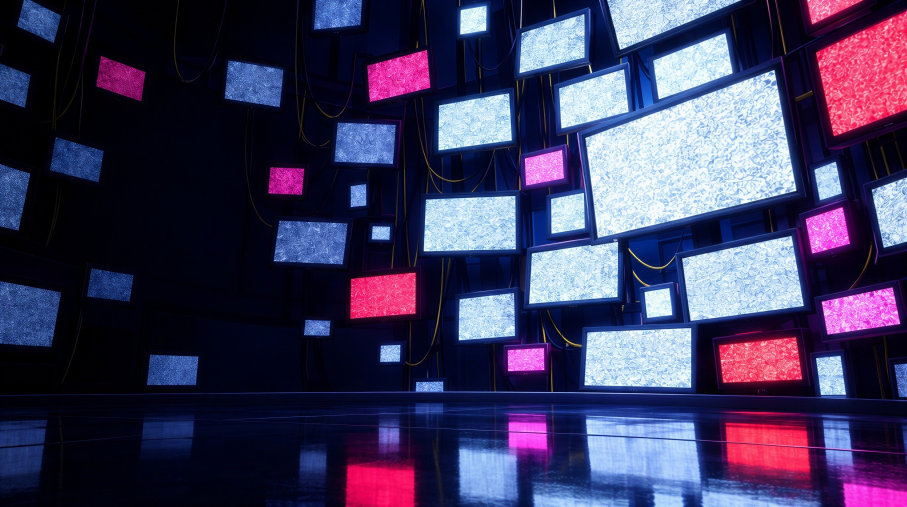
#> input picture work/capsules-v1/plates_used/up_02_attention_kingdom_gpt_0_0.jpg, 2720 x 1520 px (shown at 1/3 size)
$ python c02.py
#> lines starting #> are read from the running program, lines starting #| are printed output that depends on the picture
### work/capsules-v1/compose.py
"""Capsule compositor: AI background plates + REAL in-engine character pixels + hand-made FX.

Characters are never regenerated. Each layer is the original Unreal render cut out of the gray base,
so what ships on Steam is the actual game model. Only backgrounds and Axie (missing from the base)
come from image models.
"""
import math
import numpy as np
from PIL import Image, ImageFilter, ImageDraw, ImageFont, ImageEnhance

W, H = 2464, 1412  # 2x the Steam main capsule (1232x706)
ROOT = __file__.rsplit("/", 1)[0]

# Belt-thruster nozzles in each layer's native pixels: (x, y, angle_deg). 180 = straight back (left).
THRUSTERS = {
    # rear end of the striped side-belt jetpack cylinder, pointing backward along its axis
    "cappy": [(398, 452, 186)],
    "moody": [(203, 170, 178)],
    "jim": [(140, 80, 170)],
    "axie": [(985, 535, 188)],
}


def load(path):
    return Image.open(path).convert("RGBA")


HD_K = 5760 / 2560  # H_ layers are cut from the full-res render


def layer(name):
    import os
    p = f"{ROOT}/layers/H_{name}.png"
    if os.path.exists(p): return load(p), HD_K
    return load(f"{ROOT}/layers/L_{name}.png"), 1.0


def debar(img, thr=10):
    """Crop black letterbox bars some image models add."""
    a = np.asarray(img.convert("L")).astype(np.float32)
    rows = a.mean(1); top = 0; bot = len(rows)
    while top < len(rows) // 4 and rows[top] < thr: top += 1
    while bot > len(rows) * 3 // 4 and rows[bot - 1] < thr: bot -= 1
    return img.crop((0, top, img.width, bot))


def cover(img, focus=(0.5, 0.5)):
    img = debar(img.convert("RGB"))
    s = max(W / img.width, H / img.height)
    img = img.resize((round(img.width * s), round(img.height * s)), Image.LANCZOS)
    x = round((img.width - W) * focus[0]); y = round((img.height - H) * focus[1])
    return img.crop((x, y, x + W, y + H)).convert("RGBA")


def arr(im):
    return np.asarray(im).astype(np.float32) / 255.0


def img(a):
    return Image.fromarray((np.clip(a, 0, 1) * 255).astype(np.uint8), "RGBA")


def blur_a(alpha, r):
    return np.asarray(Image.fromarray((alpha * 255).astype(np.uint8)).filter(ImageFilter.GaussianBlur(r))).astype(np.float32) / 255.0


class Comp:
    def __init__(self, plate, focus=(0.5, 0.5)):
        self.canvas = cover(load(plate), focus) if isinstance(plate, str) else plate.convert("RGBA").resize((W, H))
#> in debar, `a = np.asarray(img.convert("L")).astype(np.float32)`:
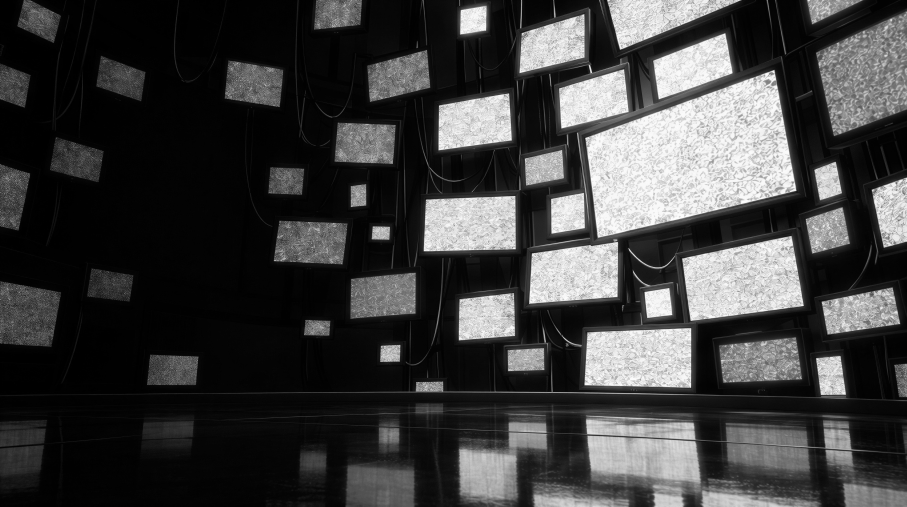
#> a: shape (1520, 2720) float32 (shown at 1/3 size); min 0, max 255, mean 62.6
#> in debar, `rows = a.mean(1)`: rows = 1520 values, max 96.27 at index 895, min 10.85 at index 1205, mean 62.56
#> in debar, `bot = len(rows)`: bot = 1520
#> after the loop in debar, `while top < len(rows) // 4 and rows[top] < thr: top += 1`: top = 0
#> after the loop in debar, `while bot > len(rows) * 3 // 4 and rows[bot - 1] < thr: bot -= 1`: bot = 1520
#> in debar, returned value is the input picture: PIL image 2720x1520 RGB; mean R, G, B 62.5, 57, 91.3
#> in cover, `return img.crop((x, y, x + W, y + H)).convert("RGBA")`:
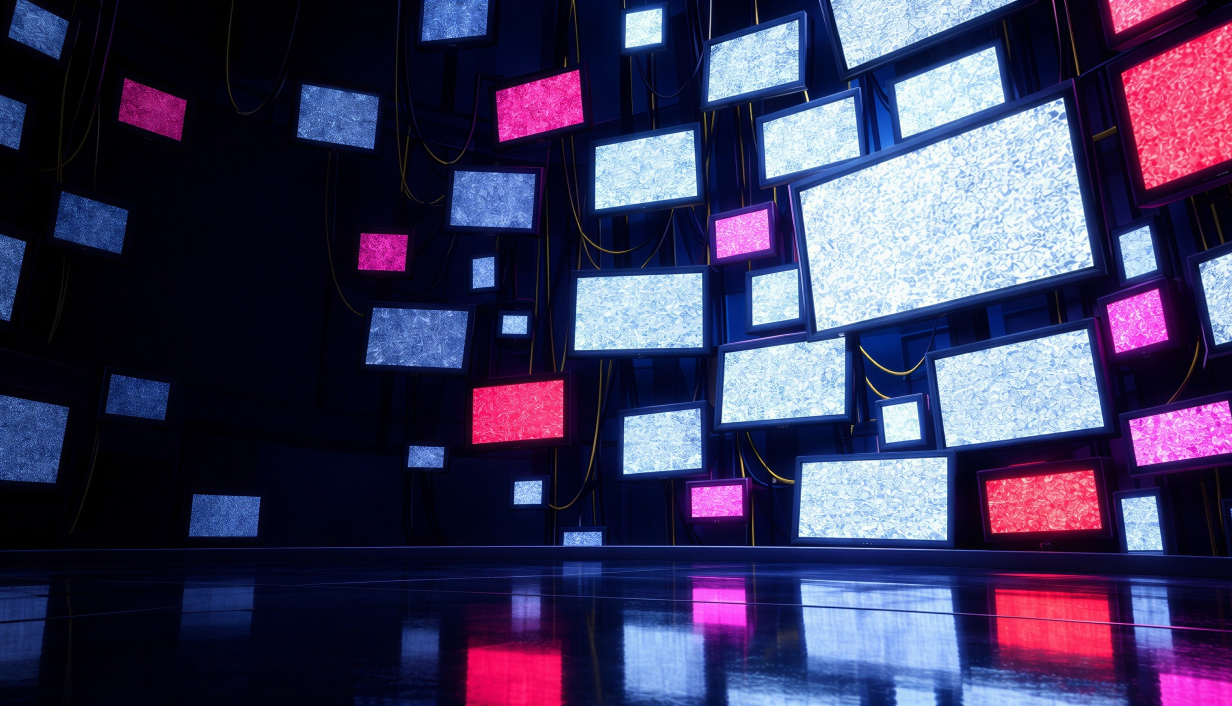
#> returned value: PIL image 2464x1412 RGBA (shown at 1/2 size); mean R, G, B, A 62.7, 57.5, 91.6, 255
        self.fx_over = []  # things drawn after all layers

    # ---------- placement ----------
    def place(self, name, x, y, scale=1.0, flip=False, match=0.15, wrap=0.35, rim=None,
              shadow=None, trail=None, flames=False, flame_len=1.0, flame_w=1.0, opacity=1.0, bright=1.0, sat=1.0, src=None):
        L, k = (src, 1.0) if src is not None else layer(name)
        if flip: L = L.transpose(Image.FLIP_LEFT_RIGHT)
        L = L.resize((max(1, round(L.width * scale / k)), max(1, round(L.height * scale / k))), Image.LANCZOS)
        if bright != 1.0 or sat != 1.0:
            rgb = L.convert("RGB"); a_ = L.getchannel("A")
            rgb = ImageEnhance.Brightness(rgb).enhance(bright); rgb = ImageEnhance.Color(rgb).enhance(sat)
            L = rgb.convert("RGBA"); L.putalpha(a_)
        x, y = round(x), round(y)
        bg = self.canvas
        # region of canvas under the layer (clipped)
        box = (max(0, x), max(0, y), min(W, x + L.width), min(H, y + L.height))
        if box[2] <= box[0] or box[3] <= box[1]: return
        Lc = L.crop((box[0] - x, box[1] - y, box[2] - x, box[3] - y))
        la = arr(Lc); alpha = la[..., 3:4]
        under = arr(bg.crop(box))[..., :3]
        # trail (motion streak behind the character)
        if trail:
            self._trail(L, x, y, **trail)
            bg = self.canvas; under = arr(bg.crop(box))[..., :3]
        if shadow:
            self._shadow(L, x, y, **shadow)
            bg = self.canvas; under = arr(bg.crop(box))[..., :3]
        rgb = la[..., :3]
        # 1) colour match: tint toward the plate's ambient colour, keep luminance
        if match:
            bgblur = arr(bg.filter(ImageFilter.GaussianBlur(120)).crop(box))[..., :3]
            amb = (bgblur * alpha).sum((0, 1)) / max(alpha.sum(), 1)
            tint = amb / max(amb.mean(), 1e-3)
            rgb = rgb * (1 - match + match * tint)
        # 2) light wrap: blurred background bleeding onto the silhouette edges
        if wrap:
            a2 = alpha[..., 0]
            edge = np.clip(a2 - blur_a(a2, 10), 0, 1)[..., None] * 2.2
            bgsoft = arr(bg.filter(ImageFilter.GaussianBlur(25)).crop(box))[..., :3]
            rgb = rgb + (1 - rgb) * bgsoft * np.clip(edge * wrap, 0, 1)
        # 3) rim light from a direction
        if rim:
            col = np.array(rim.get("color", (255, 240, 200)), np.float32) / 255
            dx, dy = rim.get("dir", (-1, -1)); k = rim.get("width", 6)
            a2 = alpha[..., 0]
            sh = np.roll(np.roll(a2, int(-dx * k), 1), int(-dy * k), 0)
            rimm = np.clip(a2 - sh, 0, 1)
            rimm = blur_a(rimm, rim.get("soft", 3)) * a2
            rgb = rgb + (1 - rgb) * col * (rimm[..., None] * rim.get("strength", 0.8))
        out = np.concatenate([np.clip(rgb, 0, 1), alpha * opacity], -1)
        self.canvas.alpha_composite(img(out), (box[0], box[1]))
        if flames and name in THRUSTERS:
            for (fx, fy, ang) in THRUSTERS[name]:
                if flip: fx, ang = L.width / scale - fx, 180 - ang
                self.flame(x + fx * scale, y + fy * scale, ang, 190 * scale * flame_len, 50 * scale * flame_w)

    # [25 lines left out: functions _trail, _shadow, not called in this run]

    # ---------- FX ----------
    def screen(self, over, x=0, y=0):
        """Additive-ish screen blend of an RGBA overlay at (x, y)."""
        x, y = round(x), round(y)
        box = (max(0, x), max(0, y), min(W, x + over.width), min(H, y + over.height))
        if box[2] <= box[0] or box[3] <= box[1]: return
        o = arr(over.crop((box[0] - x, box[1] - y, box[2] - x, box[3] - y)))
        b = arr(self.canvas.crop(box))
        a = o[..., 3:4]
        b[..., :3] = 1 - (1 - b[..., :3]) * (1 - o[..., :3] * a)
        self.canvas.paste(img(b), box[:2])

    # [18 lines left out: function flame, not called in this run]

    def glow(self, x, y, r, color, strength=0.8):
#> called with x = 2050, y = 520, r = 1300, color = (255, 60, 140), strength = 0.28
        s = int(r * 2.4)
        ov = Image.new("RGBA", (s, s), (0, 0, 0, 0)); d = ImageDraw.Draw(ov)
#> after `ov = Image.new('RGBA', (s, s), (0, 0, 0, 0))`: ov: PIL image 3120x3120 RGBA; every value is 0
        d.ellipse([s / 2 - r / 2, s / 2 - r / 2, s / 2 + r / 2, s / 2 + r / 2], fill=color + (int(255 * strength),))
        ov = ov.filter(ImageFilter.GaussianBlur(r * 0.35))
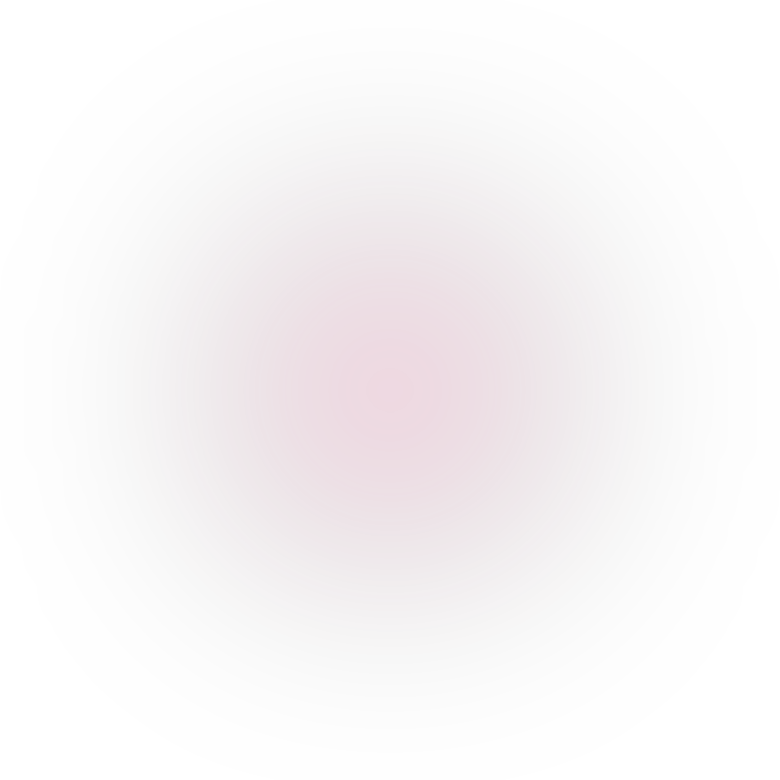
#> ov: PIL image 3120x3120 RGBA (shown at 1/4 size); mean R, G, B, A 34.7, 8.1, 19, 9.6; transparent parts drawn white
        self.screen(ov, x - s / 2, y - s / 2)
#> in arr (call 2), `return np.asarray(im).astype(np.float32) / 255.0`:
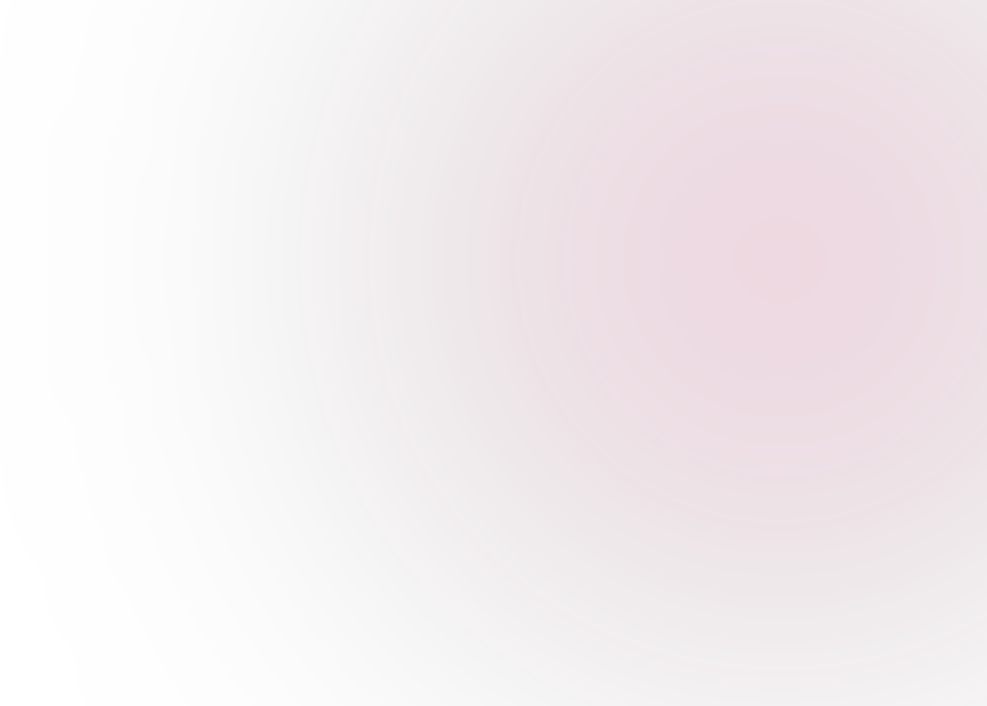
#> returned value: shape (1412, 1974, 4) float32 (shown at 1/2 size); mean of channels 0, 1, 2, 3 0.276, 0.0658, 0.152, 0.0778; transparent parts drawn white
#> in arr (call 3), `return np.asarray(im).astype(np.float32) / 255.0`:
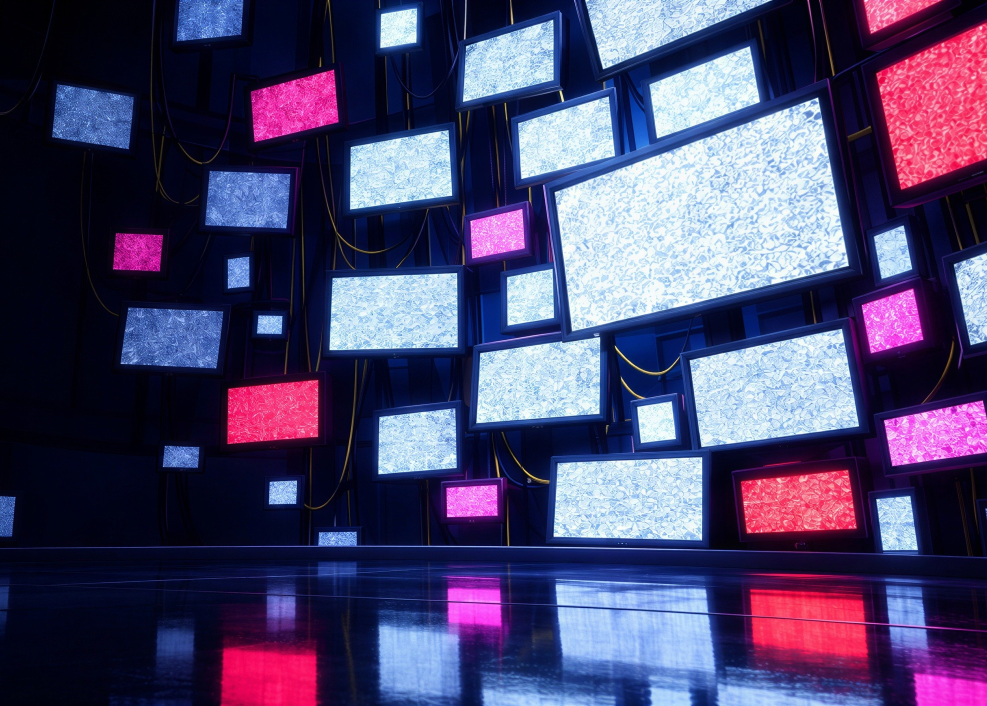
#> returned value: shape (1412, 1974, 4) float32 (shown at 1/2 size); mean of channels 0, 1, 2, 3 0.298, 0.271, 0.423, 1; drawn as R, G, B
#> in screen, `a = o[..., 3:4]`:
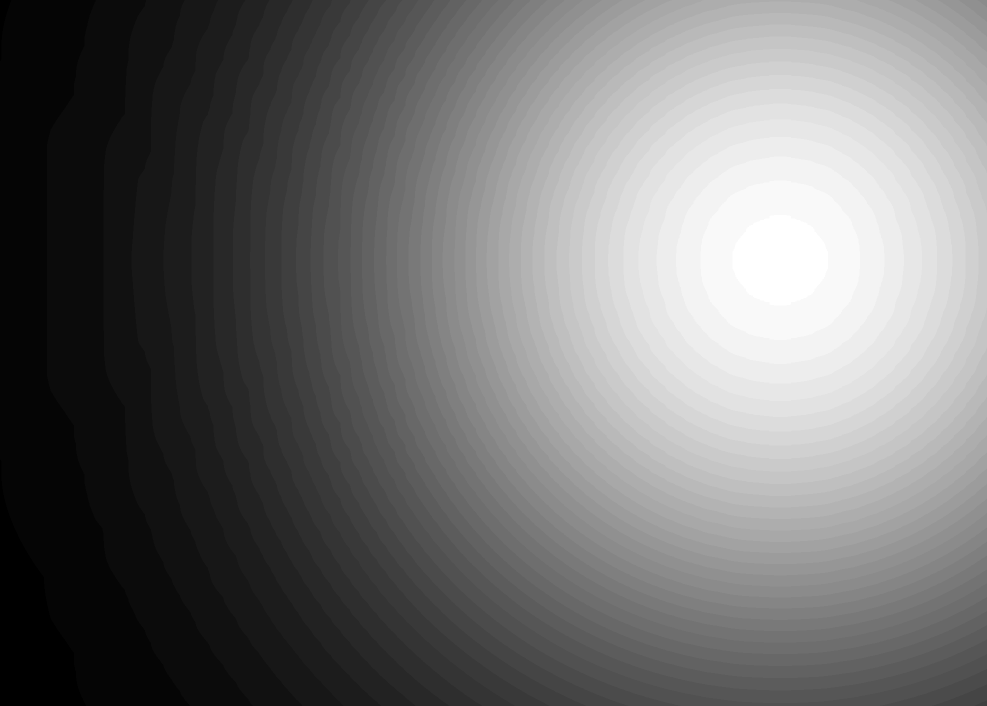
#> a: shape (1412, 1974, 1) float32 (shown at 1/2 size); min 0, max 0.173, mean 0.0768; drawn with min black and max white
#> in screen, `b[..., :3] = 1 - (1 - b[..., :3]) * (1 - o[..., :3] * a)`:
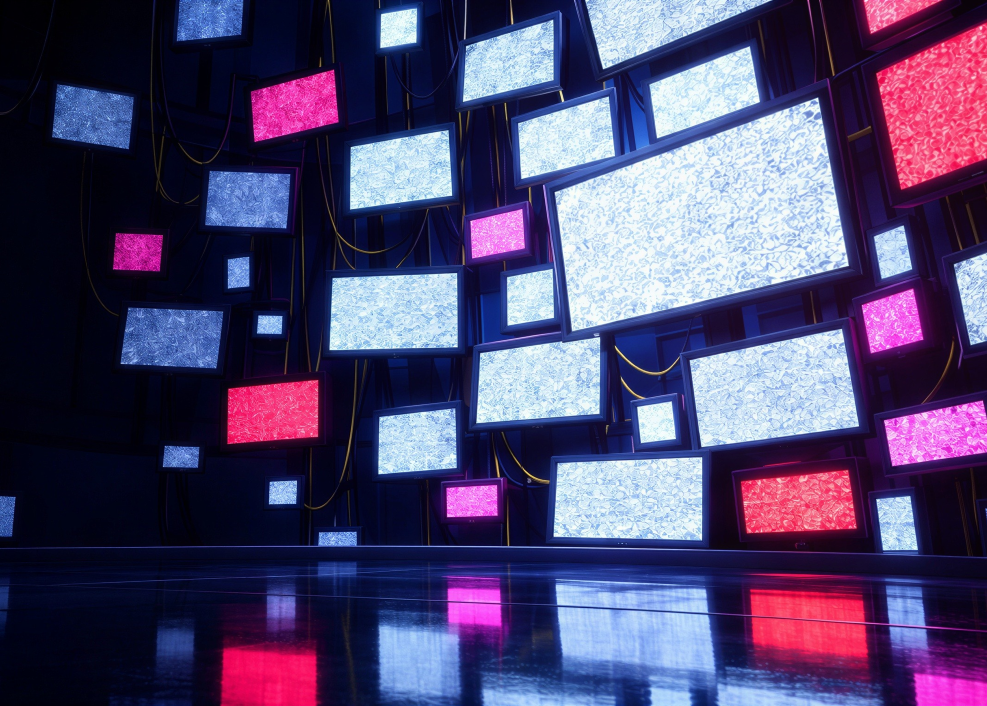
#> b: shape (1412, 1974, 4) float32 (shown at 1/2 size); mean R, G, B, A 0.316, 0.275, 0.431, 1

    # [43 lines left out: functions logo, speed_lines, particles, not called in this run]

    def grade(self, contrast=1.06, sat=1.08, vignette=0.35, warm=0.0, bloom=0.0):
        rgb = self.canvas.convert("RGB")
        if bloom:
            hi = rgb.point(lambda v: max(0, v - 170) * 3).filter(ImageFilter.GaussianBlur(40))
            a = arr(rgb.convert("RGBA")); h_ = arr(hi.convert("RGBA"))
            a[..., :3] = 1 - (1 - a[..., :3]) * (1 - h_[..., :3] * bloom)
            rgb = img(a).convert("RGB")
        rgb = ImageEnhance.Contrast(rgb).enhance(contrast); rgb = ImageEnhance.Color(rgb).enhance(sat)
        a = arr(rgb.convert("RGBA"))
        if warm: a[..., 0] *= 1 + warm; a[..., 2] *= 1 - warm
        if vignette:
            yy, xx = np.mgrid[0:H, 0:W]
            r = np.hypot((xx - W / 2) / (W / 2), (yy - H / 2) / (H / 2))
            a[..., :3] *= (1 - vignette * np.clip(r - 0.55, 0, 1) ** 1.6)[..., None]
        self.canvas = img(a)

    # [9 lines left out: function save, not called in this run]


# ---------- extra FX helpers ----------
# Prop anchor points in native layer pixels.
PROPS = {
    "moody_disco": (243, 52),   # centre of Moody's disco ball
    "jim_bell": (282, 72),      # Jim's trumpet bell opening
    "cappy_gatling": (722, 28), # tip of Cappy's popcorn gatling
}


# [74 lines left out: functions sparkle, disco_flares, confetti, halftone, anchor, popcorn_burst, not called in this run]


# ---------- hero helpers: every hero carries its signature FX ----------
LW = {"cappy": 1029, "moody": 432, "jim": 293, "axie": 2233}


# [7 lines left out: function cappy, not called in this run]


def moody(c, x, y, s, flip=False, **kw):
    c.place("moody", x, y, scale=s, flip=flip, flames=True, **kw)
    disco_flares(c, *anchor("moody", "moody_disco", x, y, s, flip=flip, lw=LW["moody"]), s)


# [5 lines left out: function jim, not called in this run]


def axie(c, x, y, s, flip=False, **kw):
    c.place("axie", x, y, scale=s, flip=flip, flames=True, **kw)


# ---------- comic lettering + golf shot ----------
FONTS = {"bangers": f"{ROOT}/fonts/Bangers.ttf", "luckiest": f"{ROOT}/fonts/LuckiestGuy.ttf"}


# [69 lines left out: functions sfx, golf_ball_sprite, golf_shot, not called in this run]

### work/capsules-v1/c02.py
from compose import *
# ATTENTION KINGDOM — Ophelia owns the wall of screens; the squad flies in to switch her off.
c = Comp("plates_used/up_02_attention_kingdom_gpt_0_0.jpg", focus=(0.5, 0.5))
c.grade(contrast=1.0, sat=1.0, vignette=0.0)
c.glow(2050, 520, 1300, (255, 60, 140), 0.28)
S = 1.18
ox, oy = W - 613 * S + 20, H - 930 * S + 40
c.place("ophelia_head", ox, oy, scale=S, rim=dict(color=(255, 120, 190), dir=(-1, -1), width=9, strength=0.9), match=0.1)
#> (the run stopped early here; a loop or call above may not have finished)
